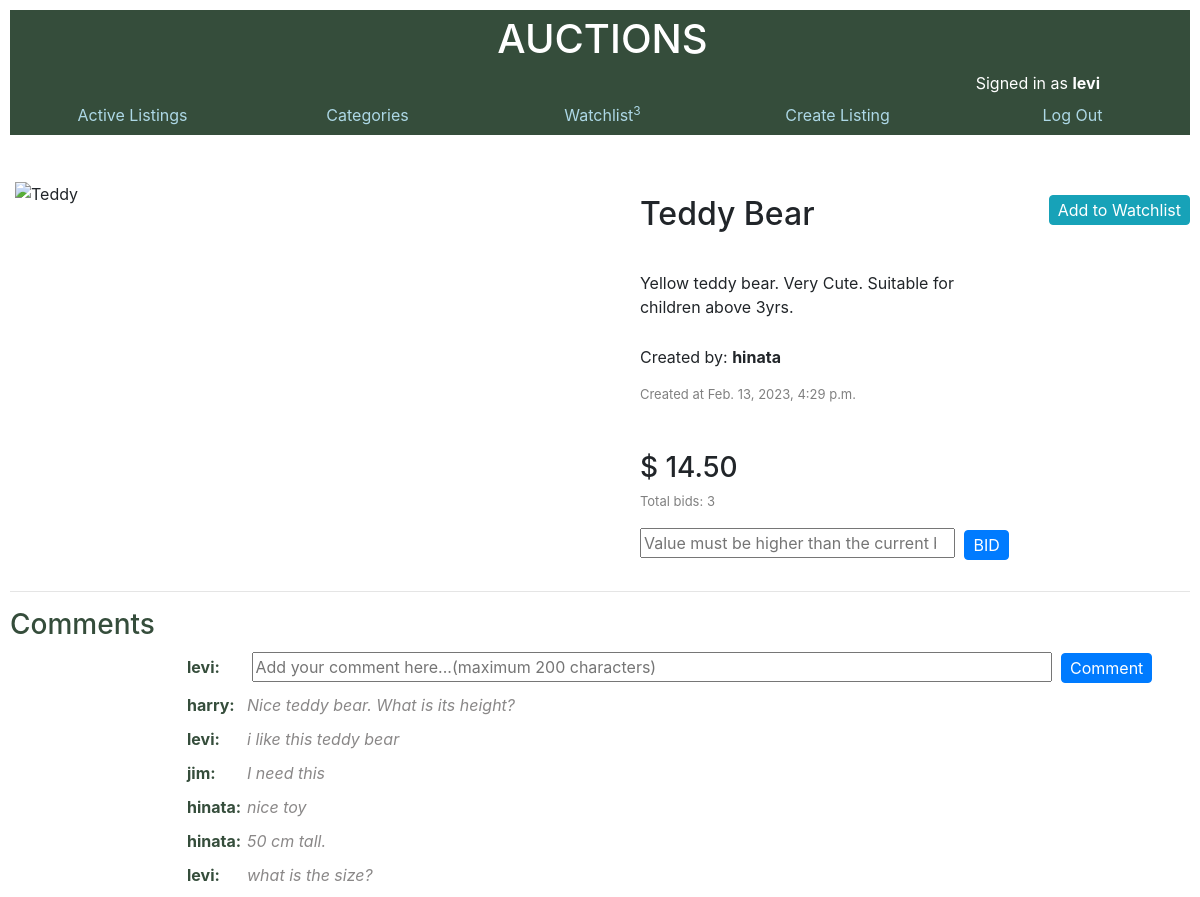
Page /listing/11 (signed in) on the committed database.
### auctions/models.py (models this page shows, shortened)
class User(AbstractUser):
    pass

class AuctionListing(models.Model):
    CATEGORIES = [  ('ELECTRONICS','Electronics'),
                    ('FASHION','Fashion'),
                    ('TOYS','Toys'),
                    ('HOME APPLIANCES','Home Appliances'),
                    ('OTHER','Other'),
    ]
    title = models.CharField(max_length=120)
    description = models.CharField(max_length=500)
    image_path = models.URLField(max_length=300 , blank = True)
    owner = models.ForeignKey(User, on_delete=models.CASCADE, related_name="auction_listings")
    category = models.CharField(max_length=15,choices=CATEGORIES, default = 'OTHER')
    price = models.DecimalField(max_digits=20, decimal_places=2)
    is_active = models.BooleanField(default=True)
    time_stamp = models.DateTimeField(auto_now_add=True)
    highest_bidder = models.ForeignKey(User,models.SET_NULL,blank=True,null=True)

class Comment(models.Model):
    user = models.ForeignKey(User, on_delete=models.CASCADE)
    auction_listing = models.ForeignKey(AuctionListing, on_delete=models.CASCADE, related_name="comments")
    text = models.CharField(max_length=200)

### auctions/views.py (the view, shortened to what this page needs)
# urls.py: path("listing/<str:key>",views.listing, name="listing"),
def listing(request, key ):
    auction_listing = AuctionListing.objects.get(pk = key)
    bid_count = get_bid_count(auction_listing)
    if request.user.is_authenticated:
        return render (request, "auctions/listing.html", {
            "listing" : auction_listing,
            "count" : get_count(request),
            "bid_count": bid_count,
            "bidform": BidForm(),
            "in_watchlist":in_watchlist(auction_listing,request.user),
            "commentform": CommentForm(),
            "commentlist": get_comments(auction_listing),
        })

### auctions/views.py
class BidForm(ModelForm):
    class Meta:
        model = Bid
        fields = ['price',]
        labels = {
            'price' : _(''),
        }
        widgets = {
            'price' : NumberInput( attrs = { 'placeholder': "Value must be higher than the current bid." ,}),
        }

class CommentForm(ModelForm):
    class Meta:
        model = Comment
        fields = ['text']
        labels = {
            'text' : _(''),
        }
        widgets = {
            'text' : TextInput( attrs ={ 'placeholder':"Add your comment here...(maximum 200 characters)"}),
        }

### auctions/views.py (called while the page is built)
def get_count(request):
    if request.user.is_authenticated:
        count = len(request.user.watchlist.all())
        if count:
            return count
    return ''

def get_comments(auction_listing):
    return Comment.objects.filter(auction_listing=auction_listing).order_by('-pk')

def get_bid_count(auction_listing):
    return len(auction_listing.bids.all())

def in_watchlist(auction_listing, user):
    if user.watchlist.filter(auction_listing=auction_listing):
        return True
    return False

### auctions/templates/auctions/listing.html (shortened to what this page needs)
{% extends 'auctions/layout.html' %}
{% block body %}
<div class="listingitem">
    <div class="listingitem_image">
        {% if listing.image_path %}
            <img src={{listing.image_path}} alt={{listing.title}}>
        {% else %}
            <div class="noimage">
                <h5>NO IMAGE</h5>
            </div>
        {% endif %}
    </div>
    <div class="listingtext">
        <h2 class="listingtitle">{{listing.title}}</h2>
        <p class="listingdesc"> {{listing.description}}</p>
        <p> Created by: <strong>{{listing.owner.username}}</strong></p>
        <p class="created">Created at {{listing.time_stamp}}</p>
        <h3 class="listingprice">$ {{listing.price}}</h3>
        <p class="created">Total bids: {{bid_count}}</p>
        {% if user.is_authenticated %}
            {% if listing.is_active %}
                {% if user != listing.owner %}
                    <form action="{% url 'bid' listing.pk %}" method="post">
                        <div class="bidinput">{{bidform}}</div>
                        <input class ="bid btn btn-primary" type ="submit" value="BID">
                    </form>
                {% else %}
                    <form action="{% url 'close' listing.pk %}" method="post">
                        {% csrf_token %}
                        <input type="submit" class="btn btn-danger" value="Close Bid">
                    </form>
                {% endif %}
            {% endif %}
        {% endif %}
    </div>
    {% if user.is_authenticated %}
    <div class="watchlistbtn">
        {%if in_watchlist %}
        <form action="{% url 'delete' listing.pk %}" method="post">
            {% csrf_token %}
            <input class ="watchlist btn btn-secondary" type ="submit" value="Remove from Watchlist">
        </form>
        {% else %}
        <form action="{% url 'add' listing.pk %}" method="post">
            <input class ="watchlist btn btn-info" type ="submit" value="Add to Watchlist">
        </form>
        {%endif%}
    </div>
    {%endif%}
</div>
<hr>
<div class="comments">
    <h3 style="color: rgb(53, 77, 59);"> Comments </h3>
    {% if user.is_authenticated %}
    <div class="commentwrapper">
        <form action="{% url 'addcomment' listing.pk %}" method="post">
            <div class="commenter">
                {{user.username}}:
            </div>
            <div class="commenttext">{{commentform}}</div>
            <input type="submit" class ="bid btn btn-primary"value="Comment">
        </form>
    </div>
    {% endif %}
    {% for comment in commentlist %}
        <div class="commentwrapper">
            <div class="commenter">
                {{comment.user.username}}:
            </div>
            <div class="commenttext">
                {{ comment.text }}
            </div>
        </div>
    {% empty %}
    <div class="commentwrapper">
        <div class="empty"> No comments yet !!</div>
    </div>
    {% endfor %}
</div>
{% endblock %}

### auctions/templates/auctions/layout.html (shortened to what this page needs)
{% load static %}
<!DOCTYPE html>
<html lang="en">
    <head>
        <link rel="stylesheet" href="https://stackpath.bootstrapcdn.com/bootstrap/4.4.1/css/bootstrap.min.css">
        <link href="{% static 'auctions/styles.css' %}" rel="stylesheet">
    </head>
    <body>
        <div class="header">
        <h1 >AUCTIONS</h1>
        <div class="signedin">
            {% if user.is_authenticated %}
                Signed in as <strong>{{ user.username }}</strong>
            {% else %}
                Not signed in.
            {% endif %}
        </div>
        <ul class="nav linkwrap">
            <li class=" link nav-item">
                <a class="nav-link" href="{% url 'index' %}">Active Listings</a>
            </li>
            {% if user.is_authenticated %}
                <li class="link nav-item">
                    <a class="nav-link" href="{% url 'categories' %}">Categories</a>
                </li>
                <li class="link nav-item">
                    <a class=" nav-link" href="{% url 'watchlist' %}">Watchlist<sup>{{count}}</sup></a>
                </li>
                <li class="link nav-item">
                    <a class="nav-link" href="{% url 'createlisting' %}">Create Listing</a>
                </li>
                <li class="link nav-item">
                    <a class="nav-link" href="{% url 'logout' %}">Log Out</a>
                </li>
            {% endif %}
        </ul>
        </div>
        {% block body %}
        {% endblock %}
    </body>
</html>

### auctions/static/auctions/styles.css (style rules this page uses)
body { padding: 10px; min-width: 460px; }
img { width: 100%; height:100%; }
.created { color: grey; font-size: small; }
input , select, textarea { width: 80%; }
.header { background-color: rgb(53, 77, 59); color: white; padding-left: 5px; margin-bottom: 40px; }
.link { width: 20%; color: lightblue; }
.link a { color: lightblue; }
.linkwrap { display: flex; flex: wrap; text-align: center; }
h1 { text-align: center; padding-top: 5px; }
.signedin { margin-left: auto; margin-right: 90px; text-align: right; }
.listingitem { height: min-content; width: 100%; margin: 5px auto; display: flex; }
.listingitem_image { width:50%; min-width: 400px; height: 400px; padding: 5px; }
.listingtext { margin-left:10%; margin-top: 20px; margin-bottom:auto; }
.listingtitle { padding-bottom:30px; }
.listingdesc { padding-bottom: 10px; width: 80%; }
.listingprice { padding-top: 30px; }
.bidinput { display: inline-block; width: 315px; margin-right: 5px; }
.bidinput input { width: inherit; }
.bid , .watchlist { width: fit-content; padding: 2px 8px; }
.watchlist { margin-top: 20px; }
.commentwrapper { display: flex; margin-left: 15%; margin-top: 10px; }
.commenter { display: inline-block; font-weight: bold; color: rgb(53, 77, 59); width:60px; }
.commenttext { display: inline-block; color:rgb(138, 136, 136); font-style: italic; }
.commenttext input { width: 800px; margin-right: 5px; }

### rows in the picture
User: username "levi"
AuctionListing: title "Teddy Bear", description "Yellow teddy bear. Very Cute. Suitable for children above 3yrs.", owner.username "hinata", time_stamp "Feb. 13, 2023, 4:29 p.m.", price "14.50"
Comment: user.username "harry", text "Nice teddy bear. What is its height?"
Comment: user.username "levi", text "i like this teddy bear"
Comment: user.username "jim", text "I need this"
Comment: user.username "hinata", text "nice toy"
Comment: user.username "hinata", text "50 cm tall."
Comment: user.username "levi", text "what is the size?"

### other values in the picture
{{ count }} "3"
{{ bid_count }} "3"
